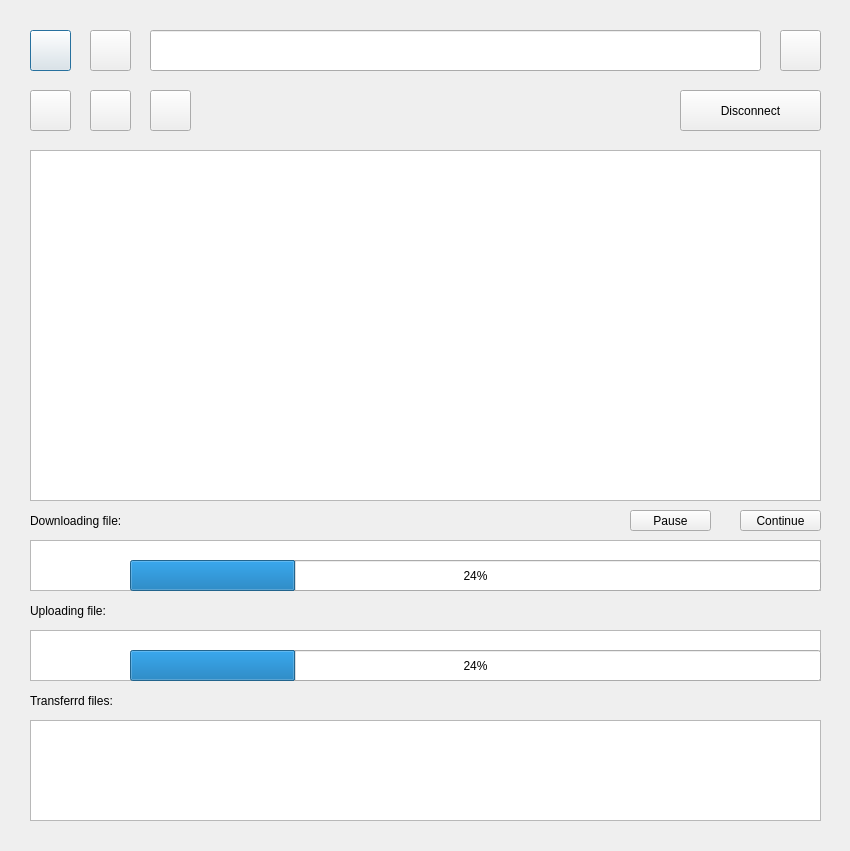
<?xml version="1.0" encoding="UTF-8"?>
<ui version="4.0">
 <class>Dialog</class>
 <widget class="QDialog" name="Dialog">
  <property name="geometry">
   <rect>
    <x>0</x>
    <y>0</y>
    <width>850</width>
    <height>851</height>
   </rect>
  </property>
  <property name="minimumSize">
   <size>
    <width>850</width>
    <height>851</height>
   </size>
  </property>
  <property name="maximumSize">
   <size>
    <width>850</width>
    <height>851</height>
   </size>
  </property>
  <property name="windowTitle">
   <string>Dialog</string>
  </property>
  <widget class="QTableWidget" name="files">
   <property name="geometry">
    <rect>
     <x>30</x>
     <y>150</y>
     <width>791</width>
     <height>351</height>
    </rect>
   </property>
  </widget>
  <widget class="QTableWidget" name="downloading_files">
   <property name="geometry">
    <rect>
     <x>30</x>
     <y>540</y>
     <width>791</width>
     <height>51</height>
    </rect>
   </property>
  </widget>
  <widget class="QTableWidget" name="uploading_files">
   <property name="geometry">
    <rect>
     <x>30</x>
     <y>630</y>
     <width>791</width>
     <height>51</height>
    </rect>
   </property>
  </widget>
  <widget class="QLabel" name="label">
   <property name="geometry">
    <rect>
     <x>30</x>
     <y>510</y>
     <width>301</width>
     <height>21</height>
    </rect>
   </property>
   <property name="styleSheet">
    <string notr="true"/>
   </property>
   <property name="text">
    <string>Downloading file:</string>
   </property>
  </widget>
  <widget class="QLabel" name="label_2">
   <property name="geometry">
    <rect>
     <x>30</x>
     <y>600</y>
     <width>221</width>
     <height>21</height>
    </rect>
   </property>
   <property name="styleSheet">
    <string notr="true"/>
   </property>
   <property name="text">
    <string>Uploading file:</string>
   </property>
  </widget>
  <widget class="QPushButton" name="home_button">
   <property name="geometry">
    <rect>
     <x>30</x>
     <y>30</y>
     <width>41</width>
     <height>41</height>
    </rect>
   </property>
   <property name="text">
    <string/>
   </property>
  </widget>
  <widget class="QPushButton" name="goto_button">
   <property name="geometry">
    <rect>
     <x>780</x>
     <y>30</y>
     <width>41</width>
     <height>41</height>
    </rect>
   </property>
   <property name="text">
    <string/>
   </property>
  </widget>
  <widget class="QPushButton" name="back_button">
   <property name="geometry">
    <rect>
     <x>90</x>
     <y>30</y>
     <width>41</width>
     <height>41</height>
    </rect>
   </property>
   <property name="text">
    <string/>
   </property>
  </widget>
  <widget class="QPushButton" name="mkdir_button">
   <property name="geometry">
    <rect>
     <x>150</x>
     <y>90</y>
     <width>41</width>
     <height>41</height>
    </rect>
   </property>
   <property name="text">
    <string/>
   </property>
  </widget>
  <widget class="QPushButton" name="upload_button">
   <property name="geometry">
    <rect>
     <x>30</x>
     <y>90</y>
     <width>41</width>
     <height>41</height>
    </rect>
   </property>
   <property name="text">
    <string/>
   </property>
  </widget>
  <widget class="QPushButton" name="download_button">
   <property name="geometry">
    <rect>
     <x>90</x>
     <y>90</y>
     <width>41</width>
     <height>41</height>
    </rect>
   </property>
   <property name="text">
    <string/>
   </property>
  </widget>
  <widget class="QPushButton" name="disconnect_button">
   <property name="geometry">
    <rect>
     <x>680</x>
     <y>90</y>
     <width>141</width>
     <height>41</height>
    </rect>
   </property>
   <property name="text">
    <string>Disconnect</string>
   </property>
  </widget>
  <widget class="QLineEdit" name="lineEdit">
   <property name="geometry">
    <rect>
     <x>150</x>
     <y>30</y>
     <width>611</width>
     <height>41</height>
    </rect>
   </property>
   <property name="minimumSize">
    <size>
     <width>241</width>
     <height>0</height>
    </size>
   </property>
  </widget>
  <widget class="QLabel" name="label_3">
   <property name="geometry">
    <rect>
     <x>30</x>
     <y>690</y>
     <width>201</width>
     <height>21</height>
    </rect>
   </property>
   <property name="text">
    <string>Transferrd files:</string>
   </property>
  </widget>
  <widget class="QTableWidget" name="transferred_files">
   <property name="geometry">
    <rect>
     <x>30</x>
     <y>720</y>
     <width>791</width>
     <height>101</height>
    </rect>
   </property>
  </widget>
  <widget class="QLabel" name="downloading_name">
   <property name="geometry">
    <rect>
     <x>40</x>
     <y>560</y>
     <width>81</width>
     <height>31</height>
    </rect>
   </property>
   <property name="text">
    <string/>
   </property>
  </widget>
  <widget class="QLabel" name="uploading_name">
   <property name="geometry">
    <rect>
     <x>40</x>
     <y>650</y>
     <width>81</width>
     <height>31</height>
    </rect>
   </property>
   <property name="text">
    <string/>
   </property>
  </widget>
  <widget class="QProgressBar" name="downloading_bar">
   <property name="geometry">
    <rect>
     <x>130</x>
     <y>560</y>
     <width>691</width>
     <height>31</height>
    </rect>
   </property>
   <property name="value">
    <number>24</number>
   </property>
  </widget>
  <widget class="QProgressBar" name="uploading_bar">
   <property name="geometry">
    <rect>
     <x>130</x>
     <y>650</y>
     <width>691</width>
     <height>31</height>
    </rect>
   </property>
   <property name="value">
    <number>24</number>
   </property>
  </widget>
  <widget class="QPushButton" name="pause_button">
   <property name="geometry">
    <rect>
     <x>630</x>
     <y>510</y>
     <width>81</width>
     <height>21</height>
    </rect>
   </property>
   <property name="text">
    <string>Pause</string>
   </property>
  </widget>
  <widget class="QPushButton" name="continue_button">
   <property name="geometry">
    <rect>
     <x>740</x>
     <y>510</y>
     <width>81</width>
     <height>21</height>
    </rect>
   </property>
   <property name="text">
    <string>Continue</string>
   </property>
  </widget>
 </widget>
 <resources/>
 <connections/>
</ui>
